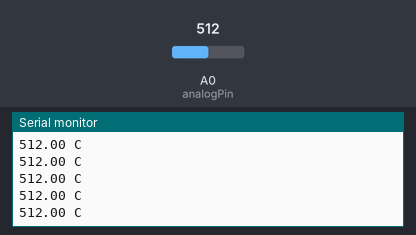
Recording of a sketch running on a simulated Arduino Uno, built with avr-gcc and run on an emulated ATmega328P. Shown: the last lines printed to the serial monitor. The test bench sets the inputs (shaded band); at power-on: A0 (analogPin) = 512.

Above: at 1.2 s.
1.3 s: A0 (analogPin) set to 716
At 1.56 s:
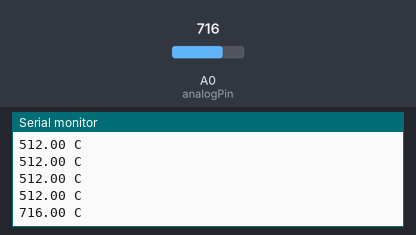
2.8 s: A0 (analogPin) set to 900
At 2.96 s:
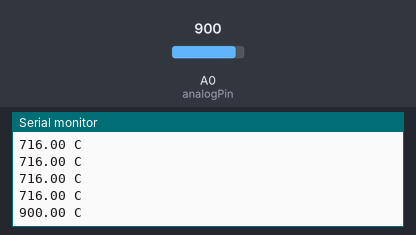
Timing chart, 0 to 5.8 s (numbered marks = the images above; inputs shaded):
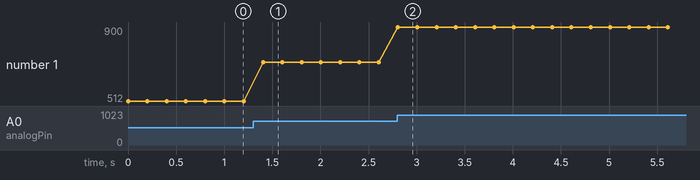

The sketch:

Thermistor.ino
```cpp
//www.RobotLinking.com
//2015.5.7
// include the library code:
//#include <LiquidCrystal.h>
// initialize the library with the numbers of the interface pins
//LiquidCrystal lcd(4, 5, 10, 11, 12, 13);

#define analogPin  A0 //the thermistor attach to
//#define beta 4090 //the beta of the thermistor
//#define resistance 10 //the value of the pull-up resistor
//#define resistance 200 //the value of the pull-up resistor

void setup()
{
  // set up the LCD's number of columns and rows:
  Serial.begin(9600);
  //lcd.begin(16, 2);
  //lcd.clear();
}

void loop()
{
  //read thermistor value
  long a =analogRead(analogPin);
  //the calculating formula of temperature
  float tempC = a;
  //float tempC = beta /(log((1025.0 * 10 / a - 10) / 10) + beta / 298.0) - 273.0;
  float tempF = 1.8*tempC + 32.0;
  //lcd.setCursor(0, 0); // set the cursor to column 0, line 0
  //lcd.print("Temp: ");// Print a message of "Temp: "to the LCD.
  // Print a centigrade temperature to the LCD.
  //lcd.print(tempC);
  Serial.println(String(tempC)+" C");
  // Print the unit of the centigrade temperature to the LCD.
  //lcd.print("  C");
  // (note: line 1 is the second row, since counting begins with 0):
  //lcd.setCursor(0, 1); // set the cursor to column 0, line 1
  //lcd.print("Fahr: ");
  //lcd.print(tempF);// Print a Fahrenheit temperature to the LCD.
  //lcd.print(" F"); // Print the unit of the Fahrenheit temperature to the LCD.
  delay(200); //wait for 100 milliseconds
}
```

Measured:
- after the input at 1.3 s, the serial monitor: prints a new line after 0.10 s (image 1)
- after the input at 2.8 s, the serial monitor: prints a new line at once (image 2)
- plotted number 1: 512 → 716 after the input at 1.3 s, 716 → 900 after the input at 2.8 s
